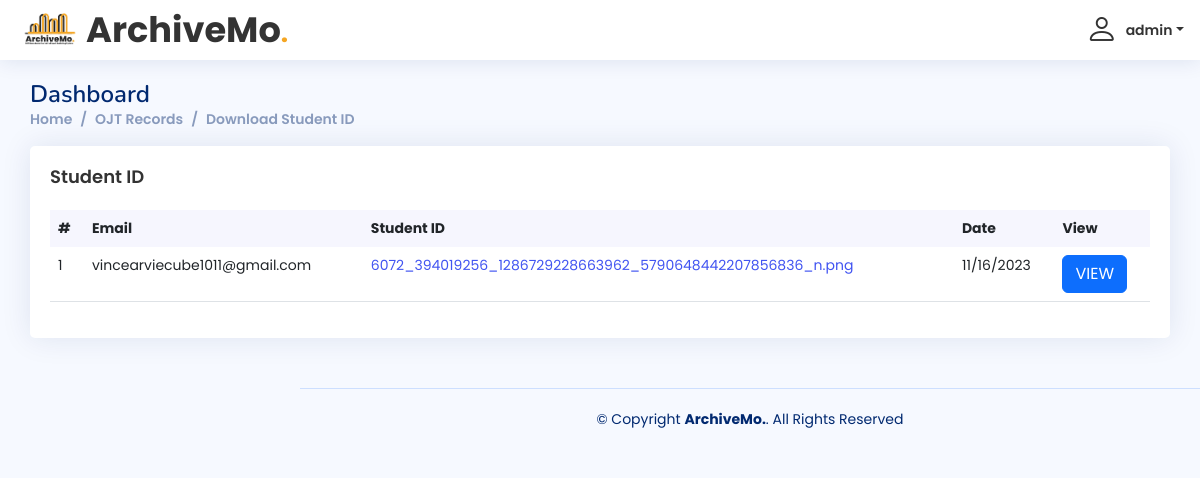
/admin/s_id-dashboard.php (signed in), run on the app's committed database.
### tables this page shows
CREATE TABLE `ojt_id` (
  `id` int(11) NOT NULL,
  `email` text NOT NULL,
  `ojt_id` text NOT NULL,
  `date` text NOT NULL
);

### admin/s_id-dashboard.php (the view, shortened to what this page needs)
<?php
include 'dbconn.php';
?>
<!DOCTYPE html>
<html lang="en">
<head>
  <link href="assets/vendor/bootstrap/css/bootstrap.min.css" rel="stylesheet">
  <link href="assets/vendor/bootstrap-icons/bootstrap-icons.css" rel="stylesheet">
  <link href="assets/vendor/boxicons/css/boxicons.min.css" rel="stylesheet">
  <link href="assets/vendor/quill/quill.snow.css" rel="stylesheet">
  <link href="assets/vendor/quill/quill.bubble.css" rel="stylesheet">
  <link href="assets/vendor/remixicon/remixicon.css" rel="stylesheet">
  <link href="assets/vendor/simple-datatables/style.css" rel="stylesheet">
  <link href="assets/css/style.css" rel="stylesheet">
</head>
<body>
  <header id="header" class="header fixed-top d-flex align-items-center">
    <div class="d-flex align-items-center justify-content-between">
      <a href="admin-index.php" class="logo d-flex align-items-center">
        <img src="img/logo3.png" alt="" style="width: auto; height: 60px">
        <span class="logo-name">ArchiveMo<span style="color: #F5A623; font-family: Poppins, sans-serif">.</span></span>
      </a>
    </div>
    <nav class="header-nav ms-auto">
      <ul class="d-flex align-items-center">
        <li class="nav-item dropdown pe-3">
          <a class="nav-link nav-profile d-flex align-items-center pe-0" href="#" data-bs-toggle="dropdown">
            <?php
            $email = $_SESSION['useremail'];
            $result = mysqli_query($conn, "SELECT * FROM admin WHERE username ='$email'");
            while ($row = mysqli_fetch_array($result)) {
            ?>
              <i class="bi bi-person" style="font-size: 2rem;"></i>
              <span class="d-none d-md-block dropdown-toggle ps-2"><?php echo $row["username"]; ?></span>
          </a>
            <?php
            }
            ?>
        </li>
      </ul>
    </nav>
  </header>
  <main id="main" class="main" style="margin-left: 0;">
    <div class="pagetitle">
      <h1>Dashboard</h1>
      <nav>
        <ol class="breadcrumb">
          <li class="breadcrumb-item"><a href="admin-index.php">Home</a></li>
          <li class="breadcrumb-item active"><a href="ojt-dashboard.php">OJT Records</a></li>
          <li class="breadcrumb-item">Download Student ID</li>
        </ol>
      </nav>
    </div>
    <section class="section dashboard">
      <div class="row">
        <div class="col-12">
          <div class="card recent-sales overflow-auto">
            <div class="card-body">
              <h5 class="card-title">Student ID</h5>
              <table class="table datatable">
                <thead>
                  <tr>
                    <th>#</th>
                    <th>Email</th>
                    <th>Student ID</th>
                    <th>Date</th>
                    <th>View</th>
                  </tr>
                </thead>
                <tbody>
                  <?php
                  $result = mysqli_query($conn, "SELECT * FROM ojt_id");
                  while ($row = mysqli_fetch_array($result)) {
                  ?>
                    <tr>
                      <td scope="row"><?php echo $row["id"]; ?></td>
                      <td scope="row"><?php echo $row["email"]; ?></td>
                      <td><a href="?id=<?php echo $row['id']; ?>"><?php echo $row['ojt_id']; ?></td>
                      <td scope="row"><?php echo $row["date"]; ?></td>
                      <td><a href="javascript:void(0);" class="btn btn-primary viewmodal" data-id="<?php echo $row['id']; ?>" data-waiver="<?php echo $row['ojt_id']; ?>">VIEW</a></td>
                    </tr>
                  <?php
                  }
                  ?>
                </tbody>
              </table>
            </div>
          </div>
        </div>
      </div>
    </section>
  </main>
  <footer id="footer" class="footer">
    <div class="copyright">
      &copy; Copyright <strong><span>ArchiveMo.</span></strong>. All Rights Reserved
    </div>
  </footer>
</body>
</html>

### admin/assets/css/style.css (style rules this page uses)
* { margin: 0; padding: 0; box-sizing: border-box; font-family: "Poppins", sans-serif; }
:root { scroll-behavior: smooth; }
body { font-family: "Open Sans", sans-serif; background: #f6f9ff; color: #444444; }
a { color: #4154f1; text-decoration: none; }
h1, h2, h3, h4, h5, h6 { font-family: "Nunito", sans-serif; }
#main { margin-top: 60px; padding: 20px 30px; transition: all 0.3s; }
.pagetitle { margin-bottom: 10px; }
.pagetitle h1 { font-size: 24px; margin-bottom: 0; font-weight: 600; color: #012970; }
.card { margin-bottom: 30px; border: none; border-radius: 5px; box-shadow: 0px 0 30px rgba(1, 41, 112, 0.1); }
.card-title { padding: 20px 0 15px 0; font-size: 18px; font-weight: 600; color: #333; font-family: "Poppins", sans-serif; }
.card-body { padding: 0 20px 20px 20px; }
.breadcrumb { font-size: 14px; font-family: "Nunito", sans-serif; color: #899bbd; font-weight: 600; }
.breadcrumb a { color: #899bbd; transition: 0.3s; }
.breadcrumb .breadcrumb-item::before { color: #899bbd; }
.breadcrumb .active { color: #51678f; font-weight: 600; }
.header .logo-name { color: #333; font-size: 2.2rem; font-family: "Poppins", sans-serif; }
@media (min-width: 1200px) { .logo { width: 280px; } }
.logo img { max-height: 100px; margin-right: 6px; }
.logo span { font-size: 26px; font-weight: 700; color: #012970; font-family: "Nunito", sans-serif; }
.header { transition: all 0.5s; z-index: 997; height: 60px; box-shadow: 0px 2px 20px rgba(1, 41, 112, 0.1); background-color: #fff; padding-left: 20px; }
.header-nav ul { list-style: none; }
.header-nav>ul { margin: 0; padding: 0; }
.header-nav .nav-profile { color: #333; }
.header-nav .nav-profile span { font-size: 14px; font-weight: 600; }
@media (min-width: 1200px) { #main, #footer { margin-left: 300px; } }
.dashboard .recent-sales { font-size: 14px; }
.dashboard .recent-sales .table thead { background: #f6f6fe; }
.dashboard .recent-sales .table thead th { border: 0; }
.footer { padding: 20px 0; font-size: 14px; transition: all 0.3s; border-top: 1px solid #cddfff; }
.footer .copyright { text-align: center; color: #012970; }

### data on the page
ojt_id: id "1", email "vincearviecube1011@gmail.com", ojt "6072_394019256_1286729228663962_5790648442207856836_n.png", date "11/16/2023"

### other printed values
$row["username"] "admin"
